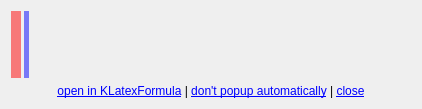
<?xml version="1.0" encoding="UTF-8"?>
<ui version="4.0">
 <class>KLFKtePreviewWidget</class>
 <widget class="QWidget" name="KLFKtePreviewWidget">
  <property name="geometry">
   <rect>
    <x>0</x>
    <y>0</y>
    <width>422</width>
    <height>109</height>
   </rect>
  </property>
  <property name="windowTitle">
   <string>Form</string>
  </property>
  <layout class="QVBoxLayout" name="verticalLayout">
   <item>
    <widget class="QWidget" name="hwidget" native="true">
     <layout class="QHBoxLayout" name="horizontalLayout">
      <property name="spacing">
       <number>3</number>
      </property>
      <property name="margin">
       <number>0</number>
      </property>
      <item>
       <widget class="QLabel" name="lblErrorNotice">
        <property name="sizePolicy">
         <sizepolicy hsizetype="Fixed" vsizetype="Preferred">
          <horstretch>0</horstretch>
          <verstretch>0</verstretch>
         </sizepolicy>
        </property>
        <property name="minimumSize">
         <size>
          <width>10</width>
          <height>0</height>
         </size>
        </property>
        <property name="maximumSize">
         <size>
          <width>10</width>
          <height>16777215</height>
         </size>
        </property>
        <property name="styleSheet">
         <string notr="true">background-color: rgb(255,0,0,127);</string>
        </property>
        <property name="text">
         <string/>
        </property>
       </widget>
      </item>
      <item>
       <widget class="QLabel" name="lblCompilingNotice">
        <property name="sizePolicy">
         <sizepolicy hsizetype="Fixed" vsizetype="Preferred">
          <horstretch>0</horstretch>
          <verstretch>0</verstretch>
         </sizepolicy>
        </property>
        <property name="minimumSize">
         <size>
          <width>5</width>
          <height>0</height>
         </size>
        </property>
        <property name="maximumSize">
         <size>
          <width>5</width>
          <height>16777215</height>
         </size>
        </property>
        <property name="styleSheet">
         <string notr="true">background-color: rgb(0,0,255,127);</string>
        </property>
        <property name="text">
         <string/>
        </property>
       </widget>
      </item>
      <item>
       <widget class="KLFKtePixmapWidget" name="lbl" native="true"/>
      </item>
     </layout>
    </widget>
   </item>
   <item>
    <widget class="QLabel" name="klfLinks">
     <property name="sizePolicy">
      <sizepolicy hsizetype="Preferred" vsizetype="Fixed">
       <horstretch>0</horstretch>
       <verstretch>0</verstretch>
      </sizepolicy>
     </property>
     <property name="text">
      <string>&lt;a href=&quot;klfkteaction:/invoke_klf&quot;&gt;open in KLatexFormula&lt;/a&gt; | &lt;a href=&quot;klfkteaction:/no_autopopup&quot;&gt;don't popup automatically&lt;/a&gt; | &lt;a href=&quot;klfkteaction:/close&quot;&gt;close&lt;/a&gt;</string>
     </property>
     <property name="textFormat">
      <enum>Qt::RichText</enum>
     </property>
     <property name="alignment">
      <set>Qt::AlignCenter</set>
     </property>
     <property name="wordWrap">
      <bool>false</bool>
     </property>
    </widget>
   </item>
  </layout>
 </widget>
 <customwidgets>
  <customwidget>
   <class>KLFKtePixmapWidget</class>
   <extends>QWidget</extends>
   <header>klfkateplugin.h</header>
   <container>1</container>
  </customwidget>
 </customwidgets>
 <resources/>
 <connections/>
</ui>
